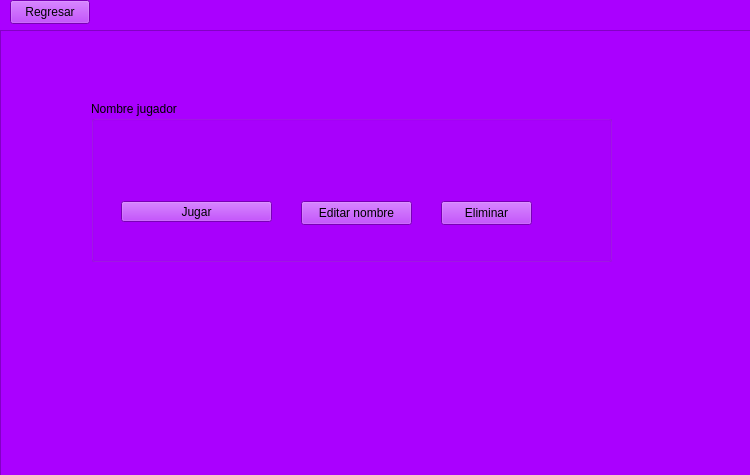
<?xml version="1.0" encoding="UTF-8"?>
<ui version="4.0">
 <class>ventanacontinuar</class>
 <widget class="QWidget" name="ventanacontinuar">
  <property name="geometry">
   <rect>
    <x>0</x>
    <y>0</y>
    <width>750</width>
    <height>475</height>
   </rect>
  </property>
  <property name="palette">
   <palette>
    <active>
     <colorrole role="WindowText">
      <brush brushstyle="SolidPattern">
       <color alpha="255">
        <red>0</red>
        <green>0</green>
        <blue>0</blue>
       </color>
      </brush>
     </colorrole>
     <colorrole role="Button">
      <brush brushstyle="SolidPattern">
       <color alpha="255">
        <red>170</red>
        <green>0</green>
        <blue>255</blue>
       </color>
      </brush>
     </colorrole>
     <colorrole role="Light">
      <brush brushstyle="SolidPattern">
       <color alpha="255">
        <red>212</red>
        <green>127</green>
        <blue>255</blue>
       </color>
      </brush>
     </colorrole>
     <colorrole role="Midlight">
      <brush brushstyle="SolidPattern">
       <color alpha="255">
        <red>191</red>
        <green>63</green>
        <blue>255</blue>
       </color>
      </brush>
     </colorrole>
     <colorrole role="Dark">
      <brush brushstyle="SolidPattern">
       <color alpha="255">
        <red>85</red>
        <green>0</green>
        <blue>127</blue>
       </color>
      </brush>
     </colorrole>
     <colorrole role="Mid">
      <brush brushstyle="SolidPattern">
       <color alpha="255">
        <red>113</red>
        <green>0</green>
        <blue>170</blue>
       </color>
      </brush>
     </colorrole>
     <colorrole role="Text">
      <brush brushstyle="SolidPattern">
       <color alpha="255">
        <red>0</red>
        <green>0</green>
        <blue>0</blue>
       </color>
      </brush>
     </colorrole>
     <colorrole role="BrightText">
      <brush brushstyle="SolidPattern">
       <color alpha="255">
        <red>255</red>
        <green>255</green>
        <blue>255</blue>
       </color>
      </brush>
     </colorrole>
     <colorrole role="ButtonText">
      <brush brushstyle="SolidPattern">
       <color alpha="255">
        <red>0</red>
        <green>0</green>
        <blue>0</blue>
       </color>
      </brush>
     </colorrole>
     <colorrole role="Base">
      <brush brushstyle="SolidPattern">
       <color alpha="255">
        <red>255</red>
        <green>255</green>
        <blue>255</blue>
       </color>
      </brush>
     </colorrole>
     <colorrole role="Window">
      <brush brushstyle="SolidPattern">
       <color alpha="255">
        <red>170</red>
        <green>0</green>
        <blue>255</blue>
       </color>
      </brush>
     </colorrole>
     <colorrole role="Shadow">
      <brush brushstyle="SolidPattern">
       <color alpha="255">
        <red>0</red>
        <green>0</green>
        <blue>0</blue>
       </color>
      </brush>
     </colorrole>
     <colorrole role="AlternateBase">
      <brush brushstyle="SolidPattern">
       <color alpha="255">
        <red>212</red>
        <green>127</green>
        <blue>255</blue>
       </color>
      </brush>
     </colorrole>
     <colorrole role="ToolTipBase">
      <brush brushstyle="SolidPattern">
       <color alpha="255">
        <red>255</red>
        <green>255</green>
        <blue>220</blue>
       </color>
      </brush>
     </colorrole>
     <colorrole role="ToolTipText">
      <brush brushstyle="SolidPattern">
       <color alpha="255">
        <red>0</red>
        <green>0</green>
        <blue>0</blue>
       </color>
      </brush>
     </colorrole>
     <colorrole role="PlaceholderText">
      <brush brushstyle="SolidPattern">
       <color alpha="127">
        <red>0</red>
        <green>0</green>
        <blue>0</blue>
       </color>
      </brush>
     </colorrole>
     <colorrole role="Accent">
      <brush brushstyle="SolidPattern">
       <color alpha="255">
        <red>255</red>
        <green>255</green>
        <blue>255</blue>
       </color>
      </brush>
     </colorrole>
    </active>
    <inactive>
     <colorrole role="WindowText">
      <brush brushstyle="SolidPattern">
       <color alpha="255">
        <red>0</red>
        <green>0</green>
        <blue>0</blue>
       </color>
      </brush>
     </colorrole>
     <colorrole role="Button">
      <brush brushstyle="SolidPattern">
       <color alpha="255">
        <red>170</red>
        <green>0</green>
        <blue>255</blue>
       </color>
      </brush>
     </colorrole>
     <colorrole role="Light">
      <brush brushstyle="SolidPattern">
       <color alpha="255">
        <red>212</red>
        <green>127</green>
        <blue>255</blue>
       </color>
      </brush>
     </colorrole>
     <colorrole role="Midlight">
      <brush brushstyle="SolidPattern">
       <color alpha="255">
        <red>191</red>
        <green>63</green>
        <blue>255</blue>
       </color>
      </brush>
     </colorrole>
     <colorrole role="Dark">
      <brush brushstyle="SolidPattern">
       <color alpha="255">
        <red>85</red>
        <green>0</green>
        <blue>127</blue>
       </color>
      </brush>
     </colorrole>
     <colorrole role="Mid">
      <brush brushstyle="SolidPattern">
       <color alpha="255">
        <red>113</red>
        <green>0</green>
        <blue>170</blue>
       </color>
      </brush>
     </colorrole>
     <colorrole role="Text">
      <brush brushstyle="SolidPattern">
       <color alpha="255">
        <red>0</red>
        <green>0</green>
        <blue>0</blue>
       </color>
      </brush>
     </colorrole>
     <colorrole role="BrightText">
      <brush brushstyle="SolidPattern">
       <color alpha="255">
        <red>255</red>
        <green>255</green>
        <blue>255</blue>
       </color>
      </brush>
     </colorrole>
     <colorrole role="ButtonText">
      <brush brushstyle="SolidPattern">
       <color alpha="255">
        <red>0</red>
        <green>0</green>
        <blue>0</blue>
       </color>
      </brush>
     </colorrole>
     <colorrole role="Base">
      <brush brushstyle="SolidPattern">
       <color alpha="255">
        <red>255</red>
        <green>255</green>
        <blue>255</blue>
       </color>
      </brush>
     </colorrole>
     <colorrole role="Window">
      <brush brushstyle="SolidPattern">
       <color alpha="255">
        <red>170</red>
        <green>0</green>
        <blue>255</blue>
       </color>
      </brush>
     </colorrole>
     <colorrole role="Shadow">
      <brush brushstyle="SolidPattern">
       <color alpha="255">
        <red>0</red>
        <green>0</green>
        <blue>0</blue>
       </color>
      </brush>
     </colorrole>
     <colorrole role="AlternateBase">
      <brush brushstyle="SolidPattern">
       <color alpha="255">
        <red>212</red>
        <green>127</green>
        <blue>255</blue>
       </color>
      </brush>
     </colorrole>
     <colorrole role="ToolTipBase">
      <brush brushstyle="SolidPattern">
       <color alpha="255">
        <red>255</red>
        <green>255</green>
        <blue>220</blue>
       </color>
      </brush>
     </colorrole>
     <colorrole role="ToolTipText">
      <brush brushstyle="SolidPattern">
       <color alpha="255">
        <red>0</red>
        <green>0</green>
        <blue>0</blue>
       </color>
      </brush>
     </colorrole>
     <colorrole role="PlaceholderText">
      <brush brushstyle="SolidPattern">
       <color alpha="127">
        <red>0</red>
        <green>0</green>
        <blue>0</blue>
       </color>
      </brush>
     </colorrole>
     <colorrole role="Accent">
      <brush brushstyle="SolidPattern">
       <color alpha="255">
        <red>255</red>
        <green>255</green>
        <blue>255</blue>
       </color>
      </brush>
     </colorrole>
    </inactive>
    <disabled>
     <colorrole role="WindowText">
      <brush brushstyle="SolidPattern">
       <color alpha="255">
        <red>85</red>
        <green>0</green>
        <blue>127</blue>
       </color>
      </brush>
     </colorrole>
     <colorrole role="Button">
      <brush brushstyle="SolidPattern">
       <color alpha="255">
        <red>170</red>
        <green>0</green>
        <blue>255</blue>
       </color>
      </brush>
     </colorrole>
     <colorrole role="Light">
      <brush brushstyle="SolidPattern">
       <color alpha="255">
        <red>212</red>
        <green>127</green>
        <blue>255</blue>
       </color>
      </brush>
     </colorrole>
     <colorrole role="Midlight">
      <brush brushstyle="SolidPattern">
       <color alpha="255">
        <red>191</red>
        <green>63</green>
        <blue>255</blue>
       </color>
      </brush>
     </colorrole>
     <colorrole role="Dark">
      <brush brushstyle="SolidPattern">
       <color alpha="255">
        <red>85</red>
        <green>0</green>
        <blue>127</blue>
       </color>
      </brush>
     </colorrole>
     <colorrole role="Mid">
      <brush brushstyle="SolidPattern">
       <color alpha="255">
        <red>113</red>
        <green>0</green>
        <blue>170</blue>
       </color>
      </brush>
     </colorrole>
     <colorrole role="Text">
      <brush brushstyle="SolidPattern">
       <color alpha="255">
        <red>85</red>
        <green>0</green>
        <blue>127</blue>
       </color>
      </brush>
     </colorrole>
     <colorrole role="BrightText">
      <brush brushstyle="SolidPattern">
       <color alpha="255">
        <red>255</red>
        <green>255</green>
        <blue>255</blue>
       </color>
      </brush>
     </colorrole>
     <colorrole role="ButtonText">
      <brush brushstyle="SolidPattern">
       <color alpha="255">
        <red>85</red>
        <green>0</green>
        <blue>127</blue>
       </color>
      </brush>
     </colorrole>
     <colorrole role="Base">
      <brush brushstyle="SolidPattern">
       <color alpha="255">
        <red>170</red>
        <green>0</green>
        <blue>255</blue>
       </color>
      </brush>
     </colorrole>
     <colorrole role="Window">
      <brush brushstyle="SolidPattern">
       <color alpha="255">
        <red>170</red>
        <green>0</green>
        <blue>255</blue>
       </color>
      </brush>
     </colorrole>
     <colorrole role="Shadow">
      <brush brushstyle="SolidPattern">
       <color alpha="255">
        <red>0</red>
        <green>0</green>
        <blue>0</blue>
       </color>
      </brush>
     </colorrole>
     <colorrole role="AlternateBase">
      <brush brushstyle="SolidPattern">
       <color alpha="255">
        <red>170</red>
        <green>0</green>
        <blue>255</blue>
       </color>
      </brush>
     </colorrole>
     <colorrole role="ToolTipBase">
      <brush brushstyle="SolidPattern">
       <color alpha="255">
        <red>255</red>
        <green>255</green>
        <blue>220</blue>
       </color>
      </brush>
     </colorrole>
     <colorrole role="ToolTipText">
      <brush brushstyle="SolidPattern">
       <color alpha="255">
        <red>0</red>
        <green>0</green>
        <blue>0</blue>
       </color>
      </brush>
     </colorrole>
     <colorrole role="PlaceholderText">
      <brush brushstyle="SolidPattern">
       <color alpha="127">
        <red>85</red>
        <green>0</green>
        <blue>127</blue>
       </color>
      </brush>
     </colorrole>
     <colorrole role="Accent">
      <brush brushstyle="SolidPattern">
       <color alpha="255">
        <red>195</red>
        <green>76</green>
        <blue>255</blue>
       </color>
      </brush>
     </colorrole>
    </disabled>
   </palette>
  </property>
  <property name="windowTitle">
   <string>Form</string>
  </property>
  <widget class="QScrollArea" name="scrollArea">
   <property name="geometry">
    <rect>
     <x>0</x>
     <y>30</y>
     <width>751</width>
     <height>451</height>
    </rect>
   </property>
   <property name="widgetResizable">
    <bool>true</bool>
   </property>
   <widget class="QWidget" name="scrollAreaWidgetContents">
    <property name="geometry">
     <rect>
      <x>0</x>
      <y>0</y>
      <width>749</width>
      <height>449</height>
     </rect>
    </property>
    <widget class="QGroupBox" name="groupBox">
     <property name="geometry">
      <rect>
       <x>90</x>
       <y>70</y>
       <width>521</width>
       <height>161</height>
      </rect>
     </property>
     <property name="title">
      <string>Nombre jugador</string>
     </property>
     <widget class="QPushButton" name="btnjugar">
      <property name="geometry">
       <rect>
        <x>30</x>
        <y>100</y>
        <width>151</width>
        <height>21</height>
       </rect>
      </property>
      <property name="text">
       <string>Jugar</string>
      </property>
     </widget>
     <widget class="QPushButton" name="btnactualizar">
      <property name="geometry">
       <rect>
        <x>210</x>
        <y>100</y>
        <width>111</width>
        <height>24</height>
       </rect>
      </property>
      <property name="text">
       <string>Editar nombre</string>
      </property>
     </widget>
     <widget class="QPushButton" name="btneliminar">
      <property name="geometry">
       <rect>
        <x>350</x>
        <y>100</y>
        <width>91</width>
        <height>24</height>
       </rect>
      </property>
      <property name="text">
       <string>Eliminar</string>
      </property>
     </widget>
    </widget>
   </widget>
  </widget>
  <widget class="QPushButton" name="btnRegresar">
   <property name="geometry">
    <rect>
     <x>10</x>
     <y>0</y>
     <width>80</width>
     <height>24</height>
    </rect>
   </property>
   <property name="text">
    <string>Regresar</string>
   </property>
  </widget>
 </widget>
 <resources/>
 <connections/>
</ui>
